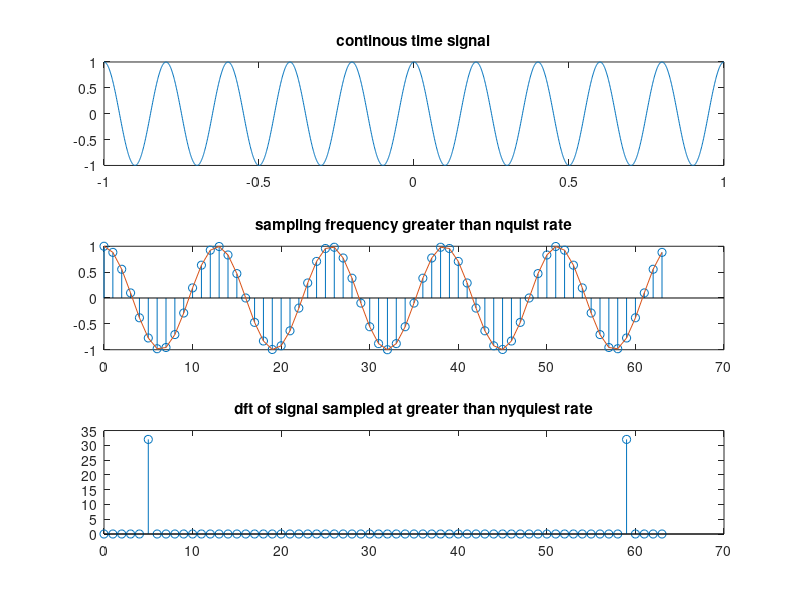
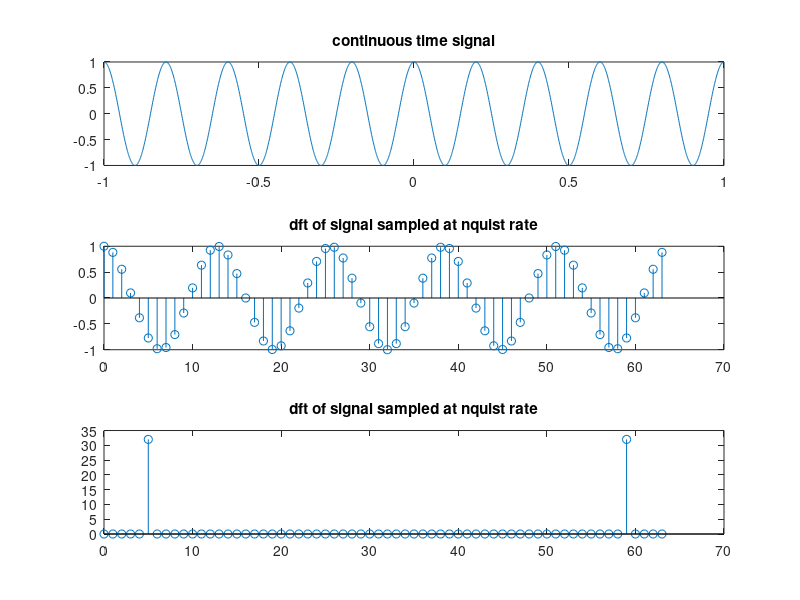
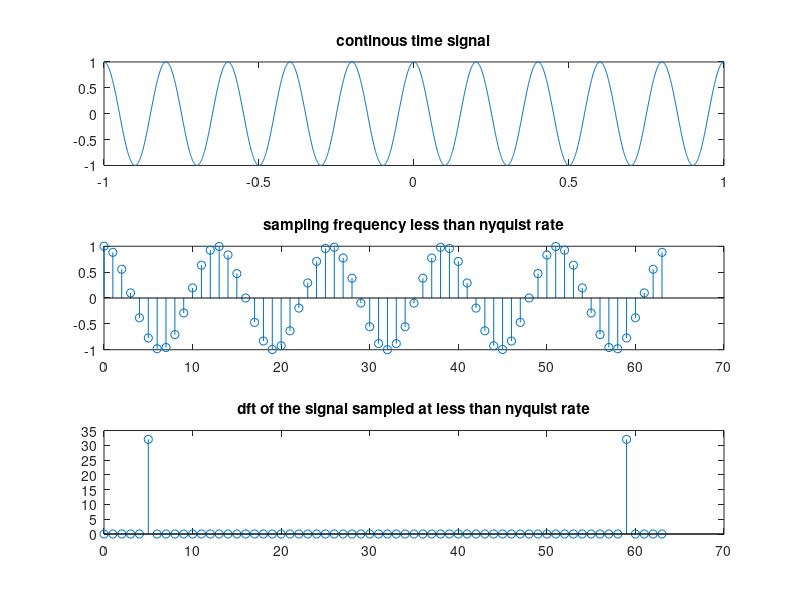

These figures' MATLAB source, in order:
% sampling theorem verification for a single tone signal
close all;clc;clear;
t=-1:0.001:1;
% fm must be less than 64
% case_1 : fs>2fm (hence consider fm1<32)
fm1=input('enter the frequency of continous time signal=');
x=cos(2*pi*fm1*t); % continuous time signal
subplot(311);
plot(t,x);
title('continous time signal');
fs=64;n=0:63;
xn1=cos(2*pi*n*fm1/fs);
xm1=abs(fft(xn1,length(n)));
subplot(312)
stem(n,xn1); % To observe the samples of discrete signal
hold on;
plot(n,xn1);
title('sampling frequency greater than nquist rate')
subplot(313);
stem(n,xm1)
title('dft of signal sampled at greater than nyquiest rate');

% Case_2 : fs=2fm (hence consider fm2=32)
fm2=input('enter the frequency of continous time signal=');
x=cos(2*pi*fm2*t); % continuous time signal
figure;
subplot(311);
plot(t,x);
title('continuous time signal');
xn2=cos(2*pi*n*fm2/fs);
xm2=abs(fft(xn2,length(n)));
subplot(312)
stem(n,xn2); % To observe the samples of discrete signal
title('dft of signal sampled at nquist rate')
subplot(313);
stem(n,xm2)
title('dft of signal sampled at nquist rate');

% Case_3 : fs<2fm (hence consider fm3>32)
fm3=input('enter the frequency of continous time signal=');
x=cos(2*pi*fm3*t); % continuous time signal
figure;
subplot(311);
plot(t,x);
title('continous time signal')
xn3=cos(2*pi*n*fm3/fs);
xm3=abs(fft(xn3,length(n)));
subplot(312)
stem(n,xn3); % to observe the samples of discrete signal
title('sampling frequency less than nyquist rate')
subplot(313);
stem(n,xm3)
title('dft of the signal sampled at less than nyquist rate');

